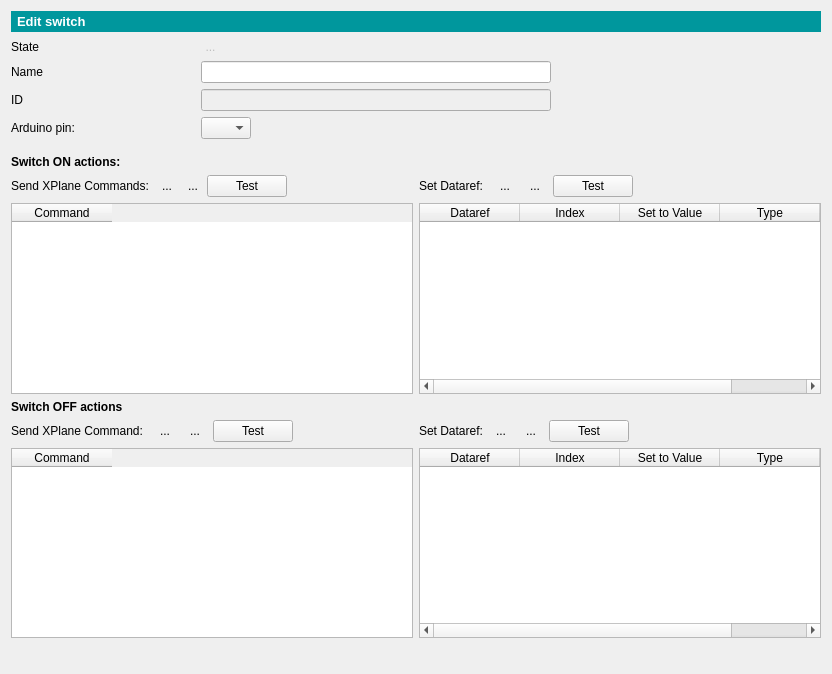
<?xml version="1.0" encoding="UTF-8"?>
<ui version="4.0">
 <class>switchEditForm</class>
 <widget class="QWidget" name="switchEditForm">
  <property name="geometry">
   <rect>
    <x>0</x>
    <y>0</y>
    <width>832</width>
    <height>674</height>
   </rect>
  </property>
  <property name="sizePolicy">
   <sizepolicy hsizetype="Expanding" vsizetype="Expanding">
    <horstretch>0</horstretch>
    <verstretch>0</verstretch>
   </sizepolicy>
  </property>
  <property name="windowTitle">
   <string>Form</string>
  </property>
  <layout class="QGridLayout" name="gridLayout">
   <property name="sizeConstraint">
    <enum>QLayout::SetDefaultConstraint</enum>
   </property>
   <item row="0" column="0" colspan="5">
    <widget class="QLabel" name="label_8">
     <property name="font">
      <font>
       <pointsize>10</pointsize>
       <weight>75</weight>
       <bold>true</bold>
      </font>
     </property>
     <property name="styleSheet">
      <string notr="true">color: white;
background: rgb(0, 151, 157);
padding: 3px
</string>
     </property>
     <property name="text">
      <string>Edit switch</string>
     </property>
    </widget>
   </item>
   <item row="1" column="0">
    <widget class="QLabel" name="label_17">
     <property name="text">
      <string>State</string>
     </property>
    </widget>
   </item>
   <item row="6" column="0">
    <spacer name="verticalSpacer_2">
     <property name="orientation">
      <enum>Qt::Vertical</enum>
     </property>
     <property name="sizeType">
      <enum>QSizePolicy::Fixed</enum>
     </property>
     <property name="sizeHint" stdset="0">
      <size>
       <width>20</width>
       <height>10</height>
      </size>
     </property>
    </spacer>
   </item>
   <item row="4" column="0">
    <widget class="QLabel" name="label_19">
     <property name="text">
      <string>ID</string>
     </property>
    </widget>
   </item>
   <item row="7" column="0">
    <widget class="QLabel" name="label_9">
     <property name="font">
      <font>
       <pointsize>9</pointsize>
       <weight>75</weight>
       <bold>true</bold>
      </font>
     </property>
     <property name="text">
      <string>Switch ON actions:</string>
     </property>
    </widget>
   </item>
   <item row="9" column="0">
    <widget class="QLabel" name="label_15">
     <property name="font">
      <font>
       <pointsize>9</pointsize>
       <weight>75</weight>
       <bold>true</bold>
      </font>
     </property>
     <property name="text">
      <string>Switch OFF actions</string>
     </property>
    </widget>
   </item>
   <item row="3" column="0">
    <widget class="QLabel" name="label_3">
     <property name="sizePolicy">
      <sizepolicy hsizetype="Minimum" vsizetype="Minimum">
       <horstretch>0</horstretch>
       <verstretch>0</verstretch>
      </sizepolicy>
     </property>
     <property name="layoutDirection">
      <enum>Qt::LeftToRight</enum>
     </property>
     <property name="text">
      <string>Name</string>
     </property>
    </widget>
   </item>
   <item row="5" column="0">
    <widget class="QLabel" name="label_18">
     <property name="text">
      <string>Arduino pin:</string>
     </property>
    </widget>
   </item>
   <item row="12" column="0">
    <spacer name="verticalSpacer">
     <property name="orientation">
      <enum>Qt::Vertical</enum>
     </property>
     <property name="sizeHint" stdset="0">
      <size>
       <width>20</width>
       <height>26</height>
      </size>
     </property>
    </spacer>
   </item>
   <item row="5" column="1">
    <widget class="QComboBox" name="PIN_comboBox">
     <property name="maximumSize">
      <size>
       <width>50</width>
       <height>16777215</height>
      </size>
     </property>
    </widget>
   </item>
   <item row="8" column="0" colspan="5">
    <layout class="QGridLayout" name="gridLayout_3">
     <item row="4" column="1">
      <widget class="QTableWidget" name="SWON_CMDS_TABLE">
       <property name="minimumSize">
        <size>
         <width>0</width>
         <height>75</height>
        </size>
       </property>
       <column>
        <property name="text">
         <string>Command</string>
        </property>
       </column>
      </widget>
     </item>
     <item row="4" column="4">
      <widget class="QTableWidget" name="SWON_DREFS_TABLE">
       <column>
        <property name="text">
         <string>Dataref</string>
        </property>
       </column>
       <column>
        <property name="text">
         <string>Index</string>
        </property>
       </column>
       <column>
        <property name="text">
         <string>Set to Value</string>
        </property>
       </column>
       <column>
        <property name="text">
         <string>Type</string>
        </property>
       </column>
       <column>
        <property name="text">
         <string>Unit</string>
        </property>
       </column>
      </widget>
     </item>
     <item row="2" column="1">
      <layout class="QHBoxLayout" name="horizontalLayout_4">
       <property name="spacing">
        <number>2</number>
       </property>
       <item>
        <widget class="QLabel" name="label_10">
         <property name="sizePolicy">
          <sizepolicy hsizetype="Fixed" vsizetype="Preferred">
           <horstretch>0</horstretch>
           <verstretch>0</verstretch>
          </sizepolicy>
         </property>
         <property name="text">
          <string>Send XPlane Commands: </string>
         </property>
        </widget>
       </item>
       <item>
        <widget class="QToolButton" name="SWON_ADDCMD_BTN">
         <property name="text">
          <string>...</string>
         </property>
         <property name="icon">
          <iconset>
           <normalon>:/newPrefix/plusIcon.png</normalon>
          </iconset>
         </property>
         <property name="autoRaise">
          <bool>true</bool>
         </property>
        </widget>
       </item>
       <item>
        <widget class="QToolButton" name="SWON_RMCMD_BTN">
         <property name="text">
          <string>...</string>
         </property>
         <property name="icon">
          <iconset resource="resources.qrc">
           <normaloff>:/newPrefix/minusIcon.png</normaloff>:/newPrefix/minusIcon.png</iconset>
         </property>
         <property name="autoRaise">
          <bool>true</bool>
         </property>
        </widget>
       </item>
       <item>
        <widget class="QPushButton" name="testSWON_CMDS_button">
         <property name="text">
          <string>Test</string>
         </property>
        </widget>
       </item>
       <item>
        <spacer name="horizontalSpacer">
         <property name="orientation">
          <enum>Qt::Horizontal</enum>
         </property>
         <property name="sizeHint" stdset="0">
          <size>
           <width>40</width>
           <height>20</height>
          </size>
         </property>
        </spacer>
       </item>
      </layout>
     </item>
     <item row="2" column="4">
      <layout class="QHBoxLayout" name="horizontalLayout_5">
       <item>
        <widget class="QLabel" name="label_11">
         <property name="text">
          <string>Set Dataref: </string>
         </property>
        </widget>
       </item>
       <item>
        <widget class="QToolButton" name="SWON_ADDDREF_BTN">
         <property name="text">
          <string>...</string>
         </property>
         <property name="icon">
          <iconset resource="resources.qrc">
           <normaloff>:/newPrefix/plusIcon.png</normaloff>:/newPrefix/plusIcon.png</iconset>
         </property>
         <property name="autoRaise">
          <bool>true</bool>
         </property>
        </widget>
       </item>
       <item>
        <widget class="QToolButton" name="SWON_RMDREF_BTN">
         <property name="text">
          <string>...</string>
         </property>
         <property name="icon">
          <iconset resource="resources.qrc">
           <normaloff>:/newPrefix/minusIcon.png</normaloff>:/newPrefix/minusIcon.png</iconset>
         </property>
         <property name="autoRaise">
          <bool>true</bool>
         </property>
        </widget>
       </item>
       <item>
        <widget class="QPushButton" name="testSWON_DREFS_button">
         <property name="text">
          <string>Test</string>
         </property>
        </widget>
       </item>
       <item>
        <spacer name="horizontalSpacer_2">
         <property name="orientation">
          <enum>Qt::Horizontal</enum>
         </property>
         <property name="sizeHint" stdset="0">
          <size>
           <width>40</width>
           <height>20</height>
          </size>
         </property>
        </spacer>
       </item>
      </layout>
     </item>
    </layout>
   </item>
   <item row="10" column="0" colspan="5">
    <layout class="QGridLayout" name="gridLayout_4">
     <item row="6" column="0">
      <widget class="QTableWidget" name="SWOFF_CMDS_TABLE">
       <column>
        <property name="text">
         <string>Command</string>
        </property>
       </column>
      </widget>
     </item>
     <item row="6" column="1">
      <widget class="QTableWidget" name="SWOFF_DREFS_TABLE">
       <column>
        <property name="text">
         <string>Dataref</string>
        </property>
       </column>
       <column>
        <property name="text">
         <string>Index</string>
        </property>
       </column>
       <column>
        <property name="text">
         <string>Set to Value</string>
        </property>
       </column>
       <column>
        <property name="text">
         <string>Type</string>
        </property>
       </column>
       <column>
        <property name="text">
         <string>Unit</string>
        </property>
       </column>
      </widget>
     </item>
     <item row="3" column="0">
      <layout class="QHBoxLayout" name="horizontalLayout_6">
       <item>
        <widget class="QLabel" name="label_12">
         <property name="text">
          <string>Send XPlane Command: </string>
         </property>
        </widget>
       </item>
       <item>
        <widget class="QToolButton" name="SWOFF_ADDCMD_BTN">
         <property name="text">
          <string>...</string>
         </property>
         <property name="icon">
          <iconset>
           <normalon>:/newPrefix/plusIcon.png</normalon>
          </iconset>
         </property>
         <property name="autoRaise">
          <bool>true</bool>
         </property>
        </widget>
       </item>
       <item>
        <widget class="QToolButton" name="SWOFF_RMCMD_BTN">
         <property name="text">
          <string>...</string>
         </property>
         <property name="icon">
          <iconset>
           <normalon>:/newPrefix/minusIcon.png</normalon>
          </iconset>
         </property>
         <property name="autoRaise">
          <bool>true</bool>
         </property>
        </widget>
       </item>
       <item>
        <widget class="QPushButton" name="testSWOFF_CMDS_button">
         <property name="text">
          <string>Test</string>
         </property>
        </widget>
       </item>
       <item>
        <spacer name="horizontalSpacer_3">
         <property name="orientation">
          <enum>Qt::Horizontal</enum>
         </property>
         <property name="sizeHint" stdset="0">
          <size>
           <width>40</width>
           <height>20</height>
          </size>
         </property>
        </spacer>
       </item>
      </layout>
     </item>
     <item row="3" column="1">
      <layout class="QHBoxLayout" name="horizontalLayout_7">
       <item>
        <widget class="QLabel" name="label_14">
         <property name="text">
          <string>Set Dataref:</string>
         </property>
        </widget>
       </item>
       <item>
        <widget class="QToolButton" name="SWOFF_ADDDREF_BTN">
         <property name="text">
          <string>...</string>
         </property>
         <property name="icon">
          <iconset>
           <normalon>:/newPrefix/plusIcon.png</normalon>
          </iconset>
         </property>
         <property name="autoRaise">
          <bool>true</bool>
         </property>
        </widget>
       </item>
       <item>
        <widget class="QToolButton" name="SWOFF_RMDREF_BTN">
         <property name="text">
          <string>...</string>
         </property>
         <property name="icon">
          <iconset>
           <normalon>:/newPrefix/minusIcon.png</normalon>
          </iconset>
         </property>
         <property name="autoRaise">
          <bool>true</bool>
         </property>
        </widget>
       </item>
       <item>
        <widget class="QPushButton" name="testSWOFF_DREFS_button">
         <property name="text">
          <string>Test</string>
         </property>
        </widget>
       </item>
       <item>
        <spacer name="horizontalSpacer_4">
         <property name="orientation">
          <enum>Qt::Horizontal</enum>
         </property>
         <property name="sizeHint" stdset="0">
          <size>
           <width>40</width>
           <height>20</height>
          </size>
         </property>
        </spacer>
       </item>
      </layout>
     </item>
    </layout>
   </item>
   <item row="3" column="1" colspan="3">
    <widget class="QLineEdit" name="nameLineEdit">
     <property name="minimumSize">
      <size>
       <width>250</width>
       <height>0</height>
      </size>
     </property>
     <property name="maximumSize">
      <size>
       <width>350</width>
       <height>16777215</height>
      </size>
     </property>
    </widget>
   </item>
   <item row="4" column="1" colspan="3">
    <widget class="QLineEdit" name="IDlineEdit">
     <property name="enabled">
      <bool>false</bool>
     </property>
     <property name="minimumSize">
      <size>
       <width>250</width>
       <height>0</height>
      </size>
     </property>
     <property name="maximumSize">
      <size>
       <width>350</width>
       <height>16777215</height>
      </size>
     </property>
     <property name="readOnly">
      <bool>true</bool>
     </property>
    </widget>
   </item>
   <item row="1" column="1">
    <widget class="QToolButton" name="switchStateButton">
     <property name="enabled">
      <bool>false</bool>
     </property>
     <property name="styleSheet">
      <string notr="true">border: 0px;</string>
     </property>
     <property name="text">
      <string>...</string>
     </property>
     <property name="icon">
      <iconset resource="resources.qrc">
       <normaloff>:/newPrefix/switch_off.png</normaloff>
       <normalon>:/newPrefix/switch_on.png</normalon>
       <disabledoff>:/newPrefix/switch_off.png</disabledoff>
       <disabledon>:/newPrefix/switch_on.png</disabledon>
       <activeoff>:/newPrefix/switch_off.png</activeoff>
       <activeon>:/newPrefix/switch_on.png</activeon>
       <selectedoff>:/newPrefix/switch_off.png</selectedoff>
       <selectedon>:/newPrefix/switch_on.png</selectedon>:/newPrefix/switch_off.png</iconset>
     </property>
     <property name="iconSize">
      <size>
       <width>66</width>
       <height>26</height>
      </size>
     </property>
     <property name="checkable">
      <bool>true</bool>
     </property>
     <property name="autoRaise">
      <bool>true</bool>
     </property>
    </widget>
   </item>
  </layout>
 </widget>
 <resources>
  <include location="resources.qrc"/>
 </resources>
 <connections>
  <connection>
   <sender>SWON_ADDCMD_BTN</sender>
   <signal>clicked()</signal>
   <receiver>switchEditForm</receiver>
   <slot>addSwitchOnCommand()</slot>
   <hints>
    <hint type="sourcelabel">
     <x>147</x>
     <y>196</y>
    </hint>
    <hint type="destinationlabel">
     <x>150</x>
     <y>0</y>
    </hint>
   </hints>
  </connection>
  <connection>
   <sender>SWON_RMCMD_BTN</sender>
   <signal>clicked()</signal>
   <receiver>switchEditForm</receiver>
   <slot>rmSwitchOnCommand()</slot>
   <hints>
    <hint type="sourcelabel">
     <x>177</x>
     <y>198</y>
    </hint>
    <hint type="destinationlabel">
     <x>210</x>
     <y>0</y>
    </hint>
   </hints>
  </connection>
  <connection>
   <sender>SWON_ADDDREF_BTN</sender>
   <signal>clicked()</signal>
   <receiver>switchEditForm</receiver>
   <slot>addSwitchOnDataref()</slot>
   <hints>
    <hint type="sourcelabel">
     <x>501</x>
     <y>199</y>
    </hint>
    <hint type="destinationlabel">
     <x>381</x>
     <y>0</y>
    </hint>
   </hints>
  </connection>
  <connection>
   <sender>SWON_RMDREF_BTN</sender>
   <signal>clicked()</signal>
   <receiver>switchEditForm</receiver>
   <slot>rmSwitchOnDataref()</slot>
   <hints>
    <hint type="sourcelabel">
     <x>538</x>
     <y>198</y>
    </hint>
    <hint type="destinationlabel">
     <x>456</x>
     <y>0</y>
    </hint>
   </hints>
  </connection>
  <connection>
   <sender>SWOFF_ADDCMD_BTN</sender>
   <signal>clicked()</signal>
   <receiver>switchEditForm</receiver>
   <slot>addSwitchOffCommand()</slot>
   <hints>
    <hint type="sourcelabel">
     <x>141</x>
     <y>433</y>
    </hint>
    <hint type="destinationlabel">
     <x>119</x>
     <y>4</y>
    </hint>
   </hints>
  </connection>
  <connection>
   <sender>SWOFF_RMCMD_BTN</sender>
   <signal>clicked()</signal>
   <receiver>switchEditForm</receiver>
   <slot>rmSwitchOffCommand()</slot>
   <hints>
    <hint type="sourcelabel">
     <x>174</x>
     <y>437</y>
    </hint>
    <hint type="destinationlabel">
     <x>166</x>
     <y>0</y>
    </hint>
   </hints>
  </connection>
  <connection>
   <sender>SWOFF_ADDDREF_BTN</sender>
   <signal>clicked()</signal>
   <receiver>switchEditForm</receiver>
   <slot>addSwitchOffDataref()</slot>
   <hints>
    <hint type="sourcelabel">
     <x>494</x>
     <y>434</y>
    </hint>
    <hint type="destinationlabel">
     <x>471</x>
     <y>3</y>
    </hint>
   </hints>
  </connection>
  <connection>
   <sender>SWOFF_RMDREF_BTN</sender>
   <signal>clicked()</signal>
   <receiver>switchEditForm</receiver>
   <slot>rmSwitchOffDataref()</slot>
   <hints>
    <hint type="sourcelabel">
     <x>524</x>
     <y>430</y>
    </hint>
    <hint type="destinationlabel">
     <x>607</x>
     <y>0</y>
    </hint>
   </hints>
  </connection>
  <connection>
   <sender>SWON_CMDS_TABLE</sender>
   <signal>cellDoubleClicked(int,int)</signal>
   <receiver>switchEditForm</receiver>
   <slot>editXPCommand()</slot>
   <hints>
    <hint type="sourcelabel">
     <x>253</x>
     <y>280</y>
    </hint>
    <hint type="destinationlabel">
     <x>255</x>
     <y>5</y>
    </hint>
   </hints>
  </connection>
  <connection>
   <sender>SWOFF_CMDS_TABLE</sender>
   <signal>cellDoubleClicked(int,int)</signal>
   <receiver>switchEditForm</receiver>
   <slot>editXPCommand()</slot>
   <hints>
    <hint type="sourcelabel">
     <x>240</x>
     <y>497</y>
    </hint>
    <hint type="destinationlabel">
     <x>238</x>
     <y>5</y>
    </hint>
   </hints>
  </connection>
  <connection>
   <sender>nameLineEdit</sender>
   <signal>editingFinished()</signal>
   <receiver>switchEditForm</receiver>
   <slot>updateXMLdata()</slot>
   <hints>
    <hint type="sourcelabel">
     <x>368</x>
     <y>74</y>
    </hint>
    <hint type="destinationlabel">
     <x>510</x>
     <y>0</y>
    </hint>
   </hints>
  </connection>
  <connection>
   <sender>PIN_comboBox</sender>
   <signal>currentIndexChanged(int)</signal>
   <receiver>switchEditForm</receiver>
   <slot>updateXMLdata()</slot>
   <hints>
    <hint type="sourcelabel">
     <x>221</x>
     <y>132</y>
    </hint>
    <hint type="destinationlabel">
     <x>487</x>
     <y>-6</y>
    </hint>
   </hints>
  </connection>
  <connection>
   <sender>SWON_CMDS_TABLE</sender>
   <signal>itemChanged(QTableWidgetItem*)</signal>
   <receiver>switchEditForm</receiver>
   <slot>updateXMLdata()</slot>
   <hints>
    <hint type="sourcelabel">
     <x>81</x>
     <y>322</y>
    </hint>
    <hint type="destinationlabel">
     <x>658</x>
     <y>-10</y>
    </hint>
   </hints>
  </connection>
  <connection>
   <sender>SWOFF_CMDS_TABLE</sender>
   <signal>itemChanged(QTableWidgetItem*)</signal>
   <receiver>switchEditForm</receiver>
   <slot>updateXMLdata()</slot>
   <hints>
    <hint type="sourcelabel">
     <x>360</x>
     <y>481</y>
    </hint>
    <hint type="destinationlabel">
     <x>563</x>
     <y>44</y>
    </hint>
   </hints>
  </connection>
  <connection>
   <sender>testSWON_CMDS_button</sender>
   <signal>clicked()</signal>
   <receiver>switchEditForm</receiver>
   <slot>testOnCommands()</slot>
   <hints>
    <hint type="sourcelabel">
     <x>236</x>
     <y>198</y>
    </hint>
    <hint type="destinationlabel">
     <x>212</x>
     <y>87</y>
    </hint>
   </hints>
  </connection>
  <connection>
   <sender>testSWOFF_CMDS_button</sender>
   <signal>clicked()</signal>
   <receiver>switchEditForm</receiver>
   <slot>testOffCommands()</slot>
   <hints>
    <hint type="sourcelabel">
     <x>213</x>
     <y>430</y>
    </hint>
    <hint type="destinationlabel">
     <x>306</x>
     <y>413</y>
    </hint>
   </hints>
  </connection>
  <connection>
   <sender>PIN_comboBox</sender>
   <signal>currentTextChanged(QString)</signal>
   <receiver>switchEditForm</receiver>
   <slot>updatePin()</slot>
   <hints>
    <hint type="sourcelabel">
     <x>204</x>
     <y>135</y>
    </hint>
    <hint type="destinationlabel">
     <x>344</x>
     <y>163</y>
    </hint>
   </hints>
  </connection>
  <connection>
   <sender>SWON_DREFS_TABLE</sender>
   <signal>cellDoubleClicked(int,int)</signal>
   <receiver>switchEditForm</receiver>
   <slot>editXPDataref()</slot>
   <hints>
    <hint type="sourcelabel">
     <x>666</x>
     <y>346</y>
    </hint>
    <hint type="destinationlabel">
     <x>665</x>
     <y>99</y>
    </hint>
   </hints>
  </connection>
  <connection>
   <sender>SWOFF_DREFS_TABLE</sender>
   <signal>cellDoubleClicked(int,int)</signal>
   <receiver>switchEditForm</receiver>
   <slot>editXPDataref()</slot>
   <hints>
    <hint type="sourcelabel">
     <x>683</x>
     <y>523</y>
    </hint>
    <hint type="destinationlabel">
     <x>718</x>
     <y>132</y>
    </hint>
   </hints>
  </connection>
  <connection>
   <sender>SWON_DREFS_TABLE</sender>
   <signal>itemChanged(QTableWidgetItem*)</signal>
   <receiver>switchEditForm</receiver>
   <slot>updateXMLdata()</slot>
   <hints>
    <hint type="sourcelabel">
     <x>595</x>
     <y>317</y>
    </hint>
    <hint type="destinationlabel">
     <x>571</x>
     <y>150</y>
    </hint>
   </hints>
  </connection>
  <connection>
   <sender>SWOFF_DREFS_TABLE</sender>
   <signal>itemChanged(QTableWidgetItem*)</signal>
   <receiver>switchEditForm</receiver>
   <slot>updateXMLdata()</slot>
   <hints>
    <hint type="sourcelabel">
     <x>587</x>
     <y>517</y>
    </hint>
    <hint type="destinationlabel">
     <x>634</x>
     <y>164</y>
    </hint>
   </hints>
  </connection>
  <connection>
   <sender>testSWOFF_DREFS_button</sender>
   <signal>clicked()</signal>
   <receiver>switchEditForm</receiver>
   <slot>testOffDatarefs()</slot>
   <hints>
    <hint type="sourcelabel">
     <x>593</x>
     <y>437</y>
    </hint>
    <hint type="destinationlabel">
     <x>656</x>
     <y>413</y>
    </hint>
   </hints>
  </connection>
  <connection>
   <sender>testSWON_DREFS_button</sender>
   <signal>clicked()</signal>
   <receiver>switchEditForm</receiver>
   <slot>testOnDatarefs()</slot>
   <hints>
    <hint type="sourcelabel">
     <x>610</x>
     <y>200</y>
    </hint>
    <hint type="destinationlabel">
     <x>774</x>
     <y>181</y>
    </hint>
   </hints>
  </connection>
  <connection>
   <sender>SWON_CMDS_TABLE</sender>
   <signal>cellChanged(int,int)</signal>
   <receiver>switchEditForm</receiver>
   <slot>activateSave()</slot>
   <hints>
    <hint type="sourcelabel">
     <x>321</x>
     <y>271</y>
    </hint>
    <hint type="destinationlabel">
     <x>299</x>
     <y>179</y>
    </hint>
   </hints>
  </connection>
 </connections>
 <slots>
  <slot>addSwitchOnCommand()</slot>
  <slot>rmSwitchOnCommand()</slot>
  <slot>addSwitchOnDataref()</slot>
  <slot>rmSwitchOnDataref()</slot>
  <slot>addSwitchOffCommand()</slot>
  <slot>rmSwitchOffCommand()</slot>
  <slot>addSwitchOffDataref()</slot>
  <slot>rmSwitchOffDataref()</slot>
  <slot>editXPCommand()</slot>
  <slot>updateXMLdata()</slot>
  <slot>testOnCommands()</slot>
  <slot>testOffCommands()</slot>
  <slot>updatePin()</slot>
  <slot>editXPDataref()</slot>
  <slot>testOffDatarefs()</slot>
  <slot>testOnDatarefs()</slot>
  <slot>activateSave()</slot>
 </slots>
</ui>
